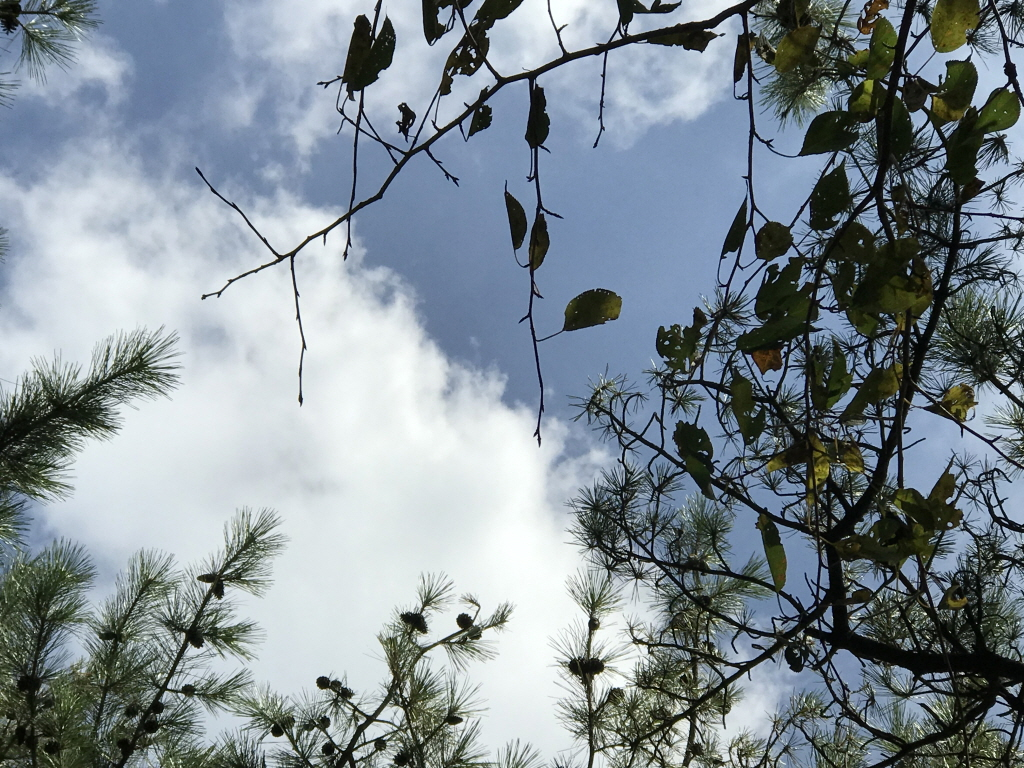
#> input picture sIMG_2180.jpg, 1024 x 768 px, found by its file name
$ jupyter execute chap146.ipynb   (older library calls are emulated)
#> lines starting #> are read from the running program, lines starting #| are printed output that depends on the picture
# Chap1.4.6
Image Gradients

[cell 1]
import cv2
import numpy as np
from matplotlib import pyplot as plt

Sobel & Laplacian

[cell 2]
img = cv2.imread('sIMG_2180.jpg',0)
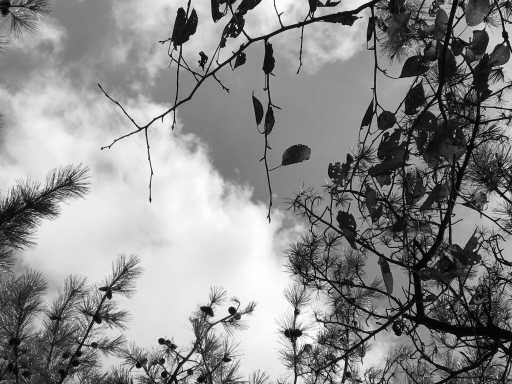
#> img: shape (768, 1024) (shown at 1/2 size); min 0, max 255, mean 138.6
laplacian = cv2.Laplacian(img,cv2.CV_64F)
sobelx = cv2.Sobel(img,cv2.CV_64F,1,0,ksize=5)
sobely = cv2.Sobel(img,cv2.CV_64F,0,1,ksize=5)
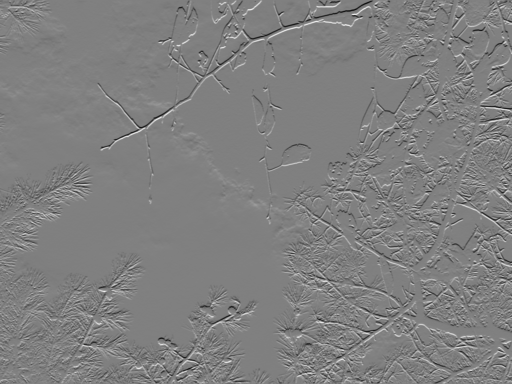
#> sobely: shape (768, 1024) float64 (shown at 1/2 size); min -9877, max 9774, mean -5.9; drawn with min black and max white

[cell 3]
plt.subplot(2,2,1),plt.imshow(img,cmap = 'gray')
plt.title('Original'), plt.xticks([]), plt.yticks([])
plt.subplot(2,2,2),plt.imshow(laplacian,cmap = 'gray')
plt.title('Laplacian'), plt.xticks([]), plt.yticks([])
plt.subplot(2,2,3),plt.imshow(sobelx,cmap = 'gray')
plt.title('Sobel X'), plt.xticks([]), plt.yticks([])
plt.subplot(2,2,4),plt.imshow(sobely,cmap = 'gray')
plt.title('Sobel Y'), plt.xticks([]), plt.yticks([])
plt.show()

[cell 4]
sobelx8u = cv2.Sobel(img,cv2.CV_8U,1,0,ksize=5)
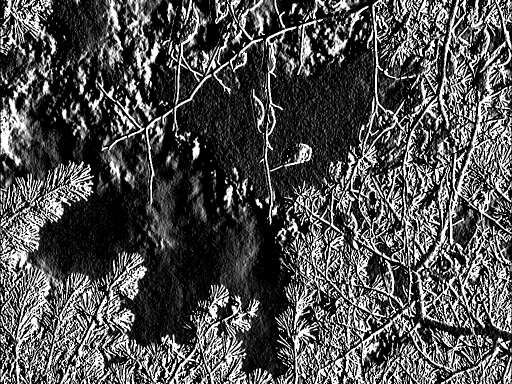
#> sobelx8u: shape (768, 1024) (shown at 1/2 size); min 0, max 255, mean 79.3

sobelx64f = cv2.Sobel(img,cv2.CV_64F,1,0,ksize=5)
abs_sobel64f = np.absolute(sobelx64f)
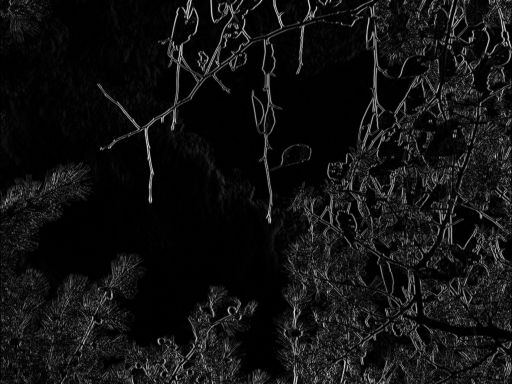
#> abs_sobel64f: shape (768, 1024) float64 (shown at 1/2 size); min 0, max 10496, mean 740.6; drawn with min black and max white
sobel_8u = np.uint8(abs_sobel64f)
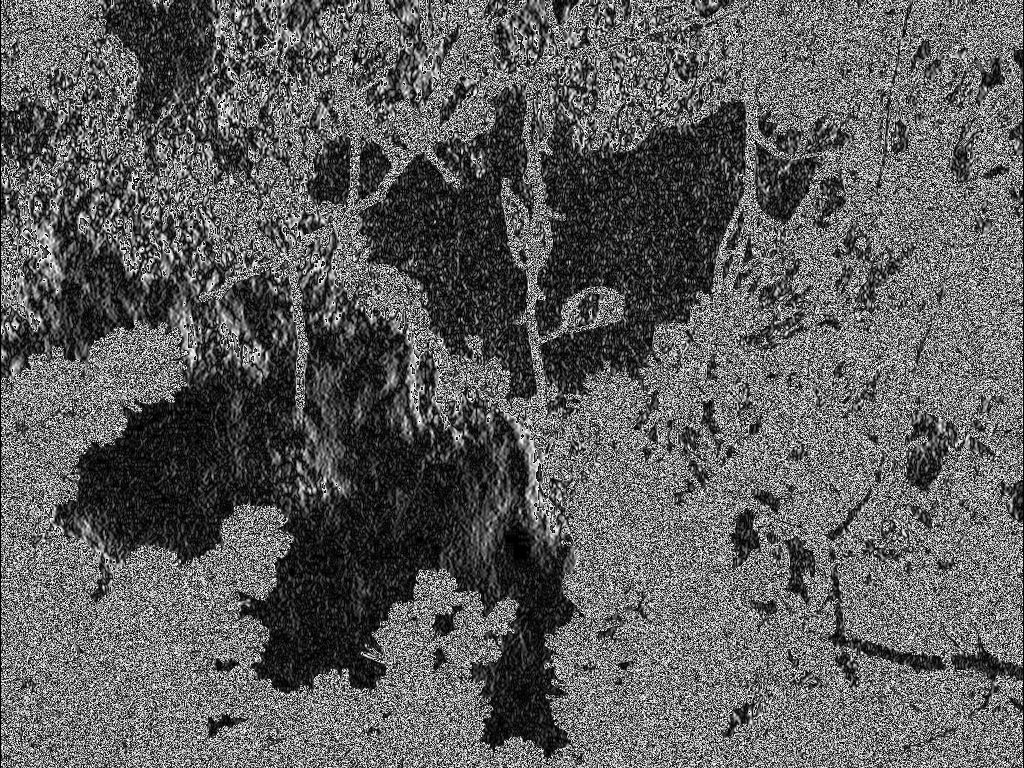
#> sobel_8u: shape (768, 1024); min 0, max 255, mean 93.8
plt.subplot(1,3,1),plt.imshow(img,cmap = 'gray')
plt.title('Original'), plt.xticks([]), plt.yticks([])
plt.subplot(1,3,2),plt.imshow(sobelx8u,cmap = 'gray')
plt.title('Sobel CV_8U'), plt.xticks([]), plt.yticks([])
plt.subplot(1,3,3),plt.imshow(sobel_8u,cmap = 'gray')
plt.title('Sobel abs(CV_64F)'), plt.xticks([]), plt.yticks([])
plt.show()

$ run again, with sIMG_2164.jpg copied over sIMG_2180.jpg
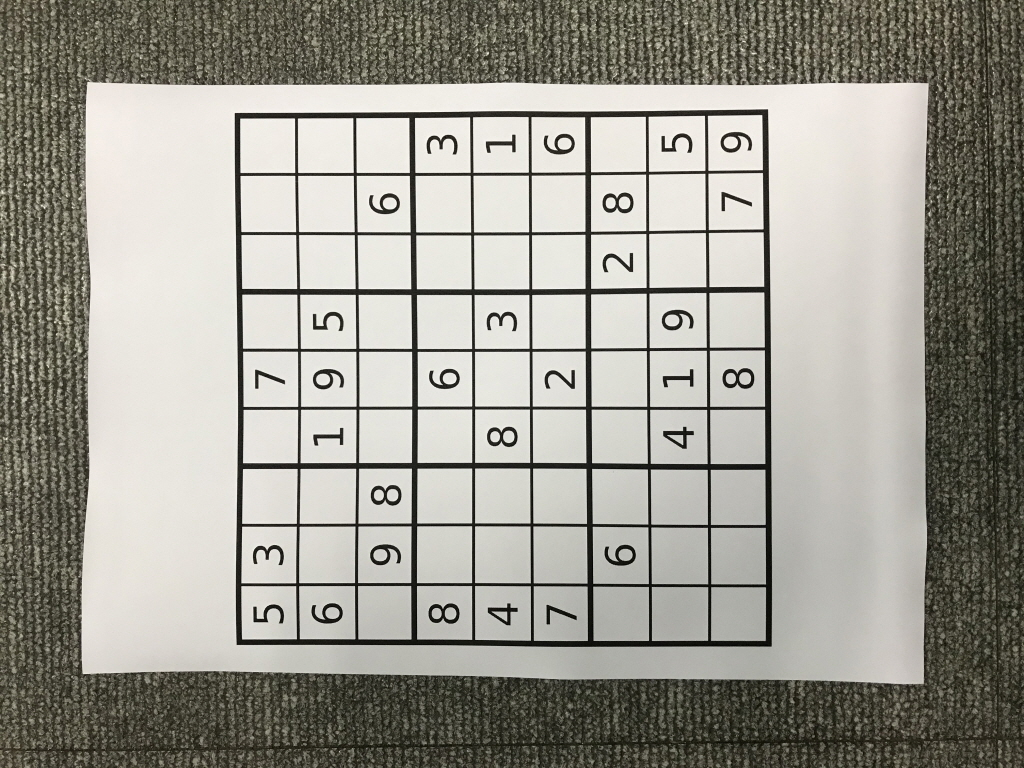
#> input picture sIMG_2164.jpg, 1024 x 768 px, found by its file name
#> `abs_sobel64f = np.absolute(sobelx64f)`:
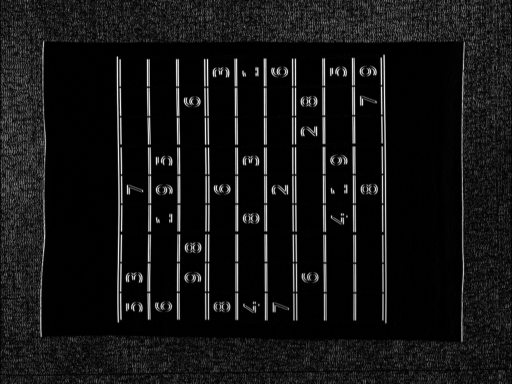
#> abs_sobel64f: shape (768, 1024) float64 (shown at 1/2 size); min 0, max 10323, mean 836.2; drawn with min black and max white
#> `sobel_8u = np.uint8(abs_sobel64f)`:
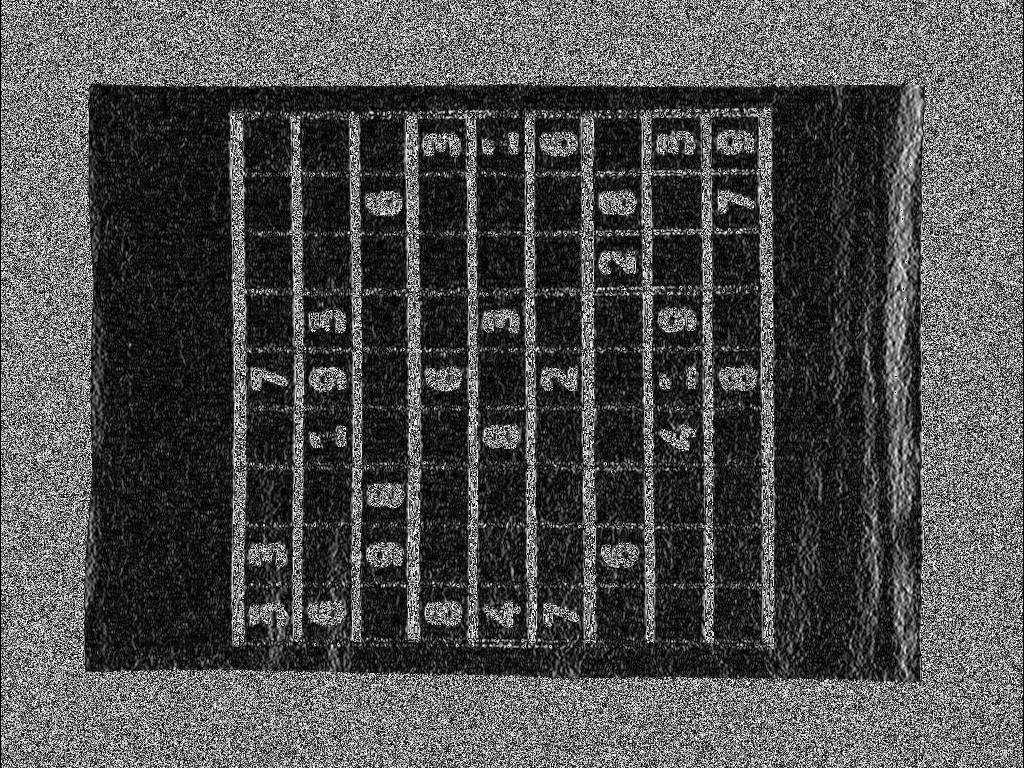
#> sobel_8u: shape (768, 1024); min 0, max 255, mean 77.3

$ run again, with sIMG_2168.jpg copied over sIMG_2180.jpg
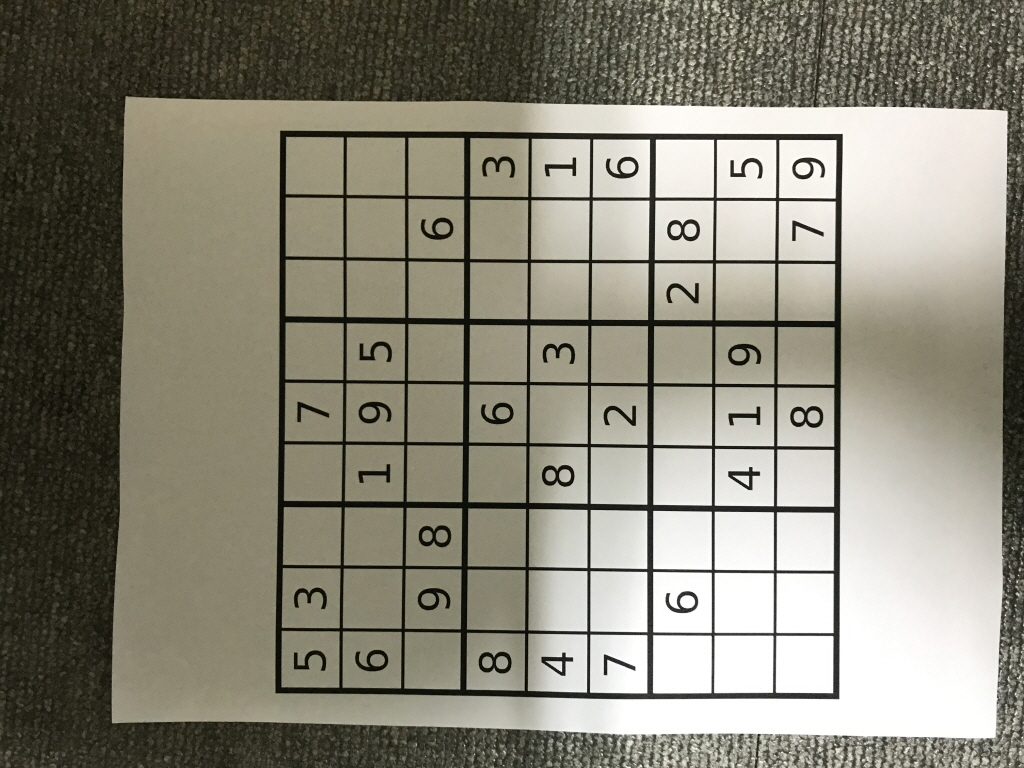
#> input picture sIMG_2168.jpg, 1024 x 768 px, found by its file name
#> `abs_sobel64f = np.absolute(sobelx64f)`:
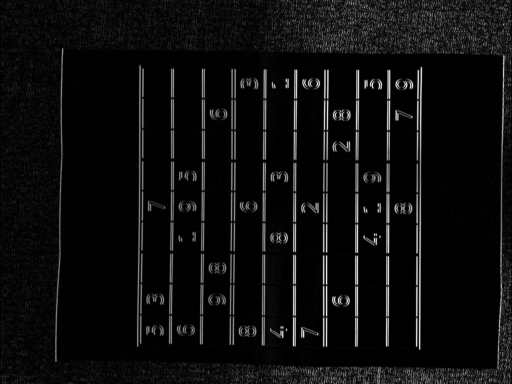
#> abs_sobel64f: shape (768, 1024) float64 (shown at 1/2 size); min 0, max 10466, mean 583.2; drawn with min black and max white
#> `sobel_8u = np.uint8(abs_sobel64f)`:
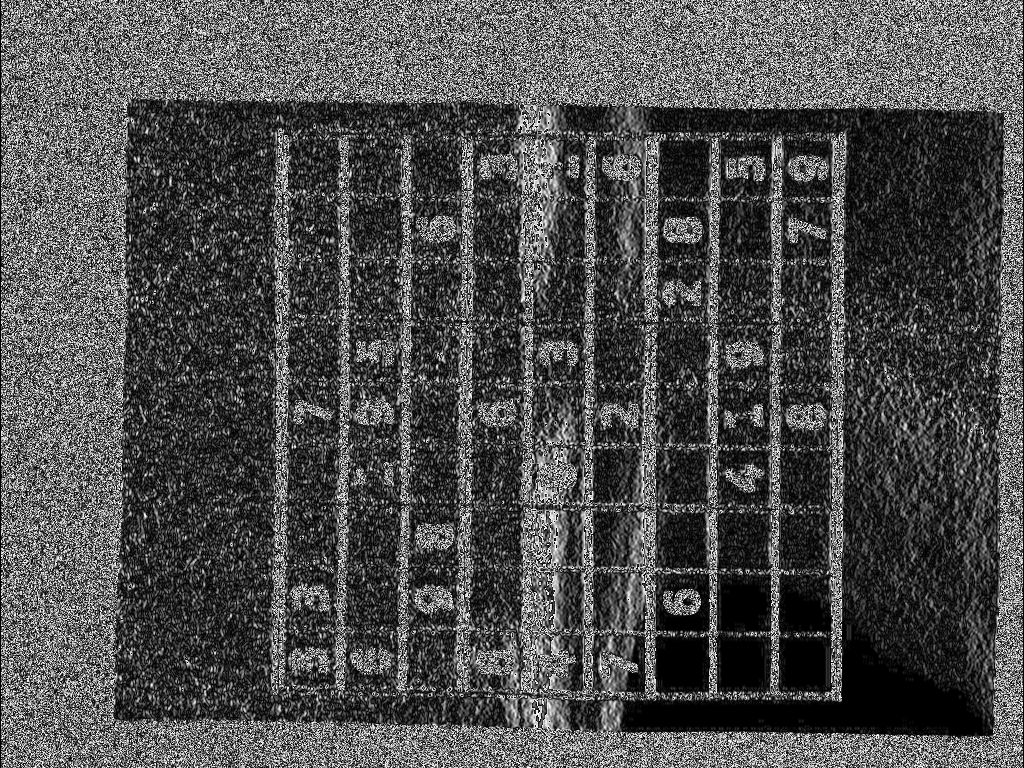
#> sobel_8u: shape (768, 1024); min 0, max 255, mean 77.7
